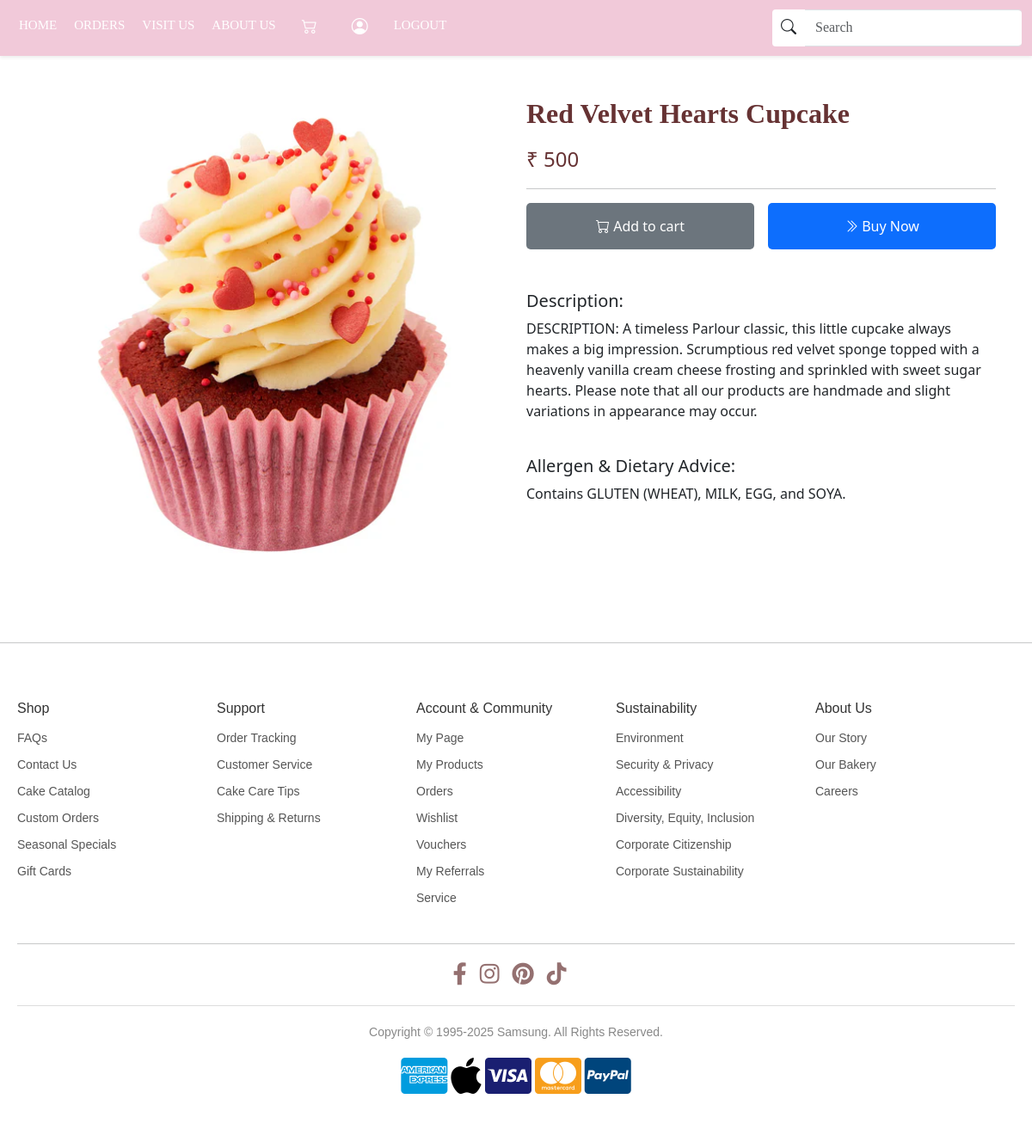
Page /view_cake/1 (signed in) on the committed database.
### app/models.py (models this page shows, shortened)
class Cake(models.Model):
    name=models.CharField(max_length=100)
    price=models.IntegerField()
    img=models.FileField()
    colour=models.TextField()
    category=models.ForeignKey(Category,on_delete=models.CASCADE)
    description=models.TextField()

### app/views.py (the view)
# urls.py: path('view_cake/<id>',views.view_cake),
def view_cake(req,id):
     if 'user' in req.session:
        user=User.objects.get(username=req.session['user'])
        cake=Cake.objects.get(pk=id)
        try:
            cart=Cart.objects.get(Cake=cake,user=user)
        except:
            cart=None
        return render(req,'user/view_cakes.html',{'cake':cake,'cart':cart})
     else:
         return redirect(shop_login)

### templates/user/view_cakes.html (shortened to what this page needs)
<!DOCTYPE html>
<html lang="en">
<head>
    {% load static %}
    <link rel="stylesheet" href="{% static '/css/home.css' %}">
    <link rel="stylesheet" href="https://cdn.jsdelivr.net/npm/bootstrap-icons@1.11.3/font/bootstrap-icons.min.css">
    <link href="https://cdn.jsdelivr.net/npm/bootstrap@5.3.3/dist/css/bootstrap.min.css" rel="stylesheet">
    <link href="https://cdnjs.cloudflare.com/ajax/libs/font-awesome/5.15.4/css/all.min.css" rel="stylesheet">
</head>
<body>
  <nav class="navbar navbar-expand-sm navbar-light shadow-sm" style="background-color:#f1c9d9 ;" >
    <div class="container-fluid">
        <div class="collapse navbar-collapse" id="navbarNav">
            <ul class="navbar-nav me-auto mb-2 mb-sm-0">
                <li class="nav-item">
                    <a class="nav-link active" aria-current="page" href="javascript:void(0)">HOME</a>
                </li>
                <li class="nav-item">
                  <a class="nav-link" href="../user_view_bookings">ORDERS</a>
                </li>
                <li class="nav-item">
                    <a class="nav-link" href="../visit_us">VISIT US</a>
                </li>
                <li class="nav-item">
                    <a class="nav-link" href="../about_us">ABOUT US</a>
                </li>
                <li class="nav-item">
                  <a class="nav-link" href="../cart_display">
                    <i style="color:white; font-weight: bolder; font-size: 18px;" class="bi bi-cart2"></i>
                  </a>
               </li>
               <li class="nav-item">
                <a class="nav-link" href="profile">
                  <i style="color:white; font-weight: bolder; font-size: 19px;" class="bi bi-person-circle"></i>
                </a>
               </li>
                <li class="nav-item">
                  <a class="nav-link" href="../logout">LOGOUT</a>
              </li>
            </ul>
            <form class="d-flex" role="search" action="{% url 'search' %}" method="POST">
              <div class="input-group">
                  <button class="btn " type="submit" style="background-color: white;">
                      <i class="bi bi-search"></i>
                  </button>
                  <input class="form-control" type="text" placeholder="Search" aria-label="Search"id="search" data-aos="fade-down" data-aos-duration="1500" data-aos-delay="200"
                  class="form-control me-2"
                  aria-label="Search" name="searched">
              </div>
          </form>
        </div>
    </div>
</nav>
<br><br>
  <div class="container cake-container">
    <div class="row">
      <div class="col-md-6 text-center">
        <img src="{{cake.img.url}}" class="img-fluid" style="max-height: 600px; object-fit: cover;border: none;" alt="">
      </div>
      <div class="col-md-6">
        <h1 class="product-title">{{cake.name}}</h1>
        <p class="product-price" >₹ {{cake.price}}</p>
        <hr>
<div class="d-flex gap-3">
    {% if cart %}
    <a href="../cart_display" class="btn btn-primary w-50 text-dark">
        <i class="bi bi-cart"></i> Go to cart
    </a>
    {% else %}
    <a href="../add_to_cart/{{ cake.pk }}" class="btn btn-secondary w-50 text-white">
        <i class="bi bi-cart"></i> Add to cart
    </a>
    <a href="../address_page/{{ cake.pk }}" class="btn btn-primary w-50 text-white">
        <i class="bi bi-chevron-double-right"></i> Buy Now
    </a>
    {% endif %}
</div>
<br><br>
        <h5>Description: </h5>
        <p>{{cake.description}}</p><br>
        <h5>Allergen & Dietary Advice:</h5>
        <p>Contains GLUTEN (WHEAT), MILK, EGG, and SOYA.</p>
        <br><br>
      </div>
    </div>
  </div>
<br><br><br>
<hr>
<footer>
  <div class="footer-container">
    <div class="footer-column">
      <h4>Shop</h4>
      <ul>
        <li><a href="#">FAQs</a></li>
        <li><a href="#">Contact Us</a></li>
        <li><a href="#">Cake Catalog</a></li>
        <li><a href="#">Custom Orders</a></li>
        <li><a href="#">Seasonal Specials</a></li>
        <li><a href="#">Gift Cards</a></li>
      </ul>
    </div>
    <div class="footer-column">
      <h4>Support</h4>
      <ul>
        <li><a href="#">Order Tracking</a></li>
        <li><a href="#">Customer Service</a></li>
        <li><a href="#">Cake Care Tips</a></li>
        <li><a href="#">Shipping & Returns</a></li>
      </ul>
    </div>
    <div class="footer-column">
      <h4>Account & Community</h4>
      <ul>
        <li><a href="#">My Page</a></li>
        <li><a href="#">My Products</a></li>
        <li><a href="#">Orders</a></li>
        <li><a href="#">Wishlist</a></li>
        <li><a href="#">Vouchers</a></li>
        <li><a href="#">My Referrals</a></li>
        <li><a href="#">Service</a></li>
      </ul>
    </div>
    <div class="footer-column">
      <h4>Sustainability</h4>
      <ul>
        <li><a href="#">Environment</a></li>
        <li><a href="#">Security & Privacy</a></li>
        <li><a href="#">Accessibility</a></li>
        <li><a href="#">Diversity, Equity, Inclusion</a></li>
        <li><a href="#">Corporate Citizenship</a></li>
        <li><a href="#">Corporate Sustainability</a></li>
      </ul>
    </div>
    <div class="footer-column">
      <h4>About Us</h4>
      <ul>
        <li><a href="#">Our Story</a></li>
        <li><a href="#">Our Bakery</a></li>
        <li><a href="#">Careers</a></li>
      </ul>
    </div>
  </div>
  <hr>
  <div class="social-media">
    <ul>
      <li><a href="#"><i class="fab fa-facebook-f"></i></a></li>
      <li><a href="#"><i class="fab fa-instagram"></i></a></li>
      <li><a href="#"><i class="fab fa-pinterest"></i></a></li>
      <li><a href="#"><i class="fab fa-tiktok"></i></a></li>
    </ul>
  </div>
  <div class="footer-bottom">
    <p>Copyright © 1995-2025 Samsung. All Rights Reserved.</p>
    <div class="payment-options">
      <i class="fab fa-cc-amex"></i>
      <i class="fab fa-apple"></i>
      <i class="fab fa-cc-visa"></i>
      <i class="fab fa-cc-mastercard"></i>
      <i class="fab fa-cc-paypal"></i>
    </div>
  </div>
</footer>
</body>
</html>

### static/css/home.css (style rules this page uses)
body { background-color: #f0f4f8; font-family: 'Arial', sans-serif; }
.navbar { font-family: "Playfair Display", serif; }
.navbar .navbar-nav .nav-item .nav-link { color: white; font-size: 16px; padding-left: 15px; padding-right: 15px; transition: color 0.3s ease-in-out; }
.product-title { font-size: 2rem; font-weight: bold; margin-bottom: 1rem; font-family: "Playfair Display", serif; color: #663233; }
.product-price { font-size: 1.5rem; color: #e63946; margin-bottom: 1rem; color: #663233; }
img { max-width: 100%; height: auto; border: 2px solid #ddd; border-radius: 10px; }
.d-flex { display: flex; gap: 15px; }
.d-flex .btn { width: 44%; padding: 15px; border: none; border-radius: 5px; font-size: 16px; position: relative; transition: background-color 0.3s ease-in-out; }
hr { margin: 2rem 0; }
.img-fluid { width: 100%; height: auto; object-fit: contain; }
.input-group { width: 100%; max-width: 500px; }
.input-group .form-control { padding-right: 40px; border-right: none; border-radius: 0.25rem; }
.input-group .btn { border-left: none; background-color: #f8f9fa; border-radius: 0.25rem; padding: 8px 15px; width: auto; min-width: 35px; height: 100%; }
.input-group .btn i { font-size: 18px; }
a { text-decoration: none; color: inherit; }
footer { background-color: white; padding: 40px 20px; font-family: Arial, sans-serif; font-size: 14px; }
.footer-container { display: flex; flex-wrap: wrap; justify-content: space-between; max-width: 1200px; margin: 0 auto; }
.footer-column { flex: 1 1 15%; margin: 10px 0; }
.footer-column h4 { font-size: 16px; margin-bottom: 15px; color: #333; }
.footer-column ul { list-style: none; padding: 0; }
.footer-column ul li { margin-bottom: 10px; }
.footer-column ul li a { text-decoration: none; color: #555; transition: color 0.3s; }
.footer-bottom { text-align: center; padding: 20px 0; border-top: 1px solid #ddd; color: #888; }
.payment-options .fa-cc-visa { color: #1a1f71; }
.payment-options .fa-cc-amex { color: #009cde; }
.payment-options .fa-apple { color: #000000; }
.payment-options .fa-cc-mastercard { color: #f79e1b; }
.payment-options .fa-cc-paypal { color: #00457c; }
.payment-options i { font-size: 3rem; transition: transform 0.3s ease, color 0.3s ease; }
.social-media ul { display: flex; list-style: none; padding: 0; align-items: center; justify-content: center; }
.social-media ul li { margin-right: 15px; }
.social-media ul li a { font-size: 26px; color: #947070; }
@media (min-width: 992px) { .navbar .navbar-nav .nav-item .nav-link { font-size: 15px; padding: 10px; } }
@media (min-width: 992px) { .navbar .navbar-nav .nav-item .nav-link i { font-size: 10px; padding: 10px; } }

### templates/user/view_cakes.html (style rules this page uses)
.input-group { width: 100%; max-width: 500px; }
.input-group .form-control { padding-right: 40px; border-right: none; border-radius: 0.25rem; }
.input-group .btn { border-left: none; background-color: #f8f9fa; border-radius: 0.25rem; padding: 8px 10px; width: auto; min-width: 35px; height: 100%; }
.input-group .btn i { font-size: 18px; }

### rows in the picture
Cake: img (picture), name "Red Velvet Hearts Cupcake", price "500", description "DESCRIPTION: A timeless Parlour classic, this little cupcake always makes a big impression. Scrumptious red velvet sponge topped with a heavenly vanilla cream cheese frosting and sprinkled with sweet sugar hearts. Please note that all our products are handmade and slight variations in appearance may occur."
